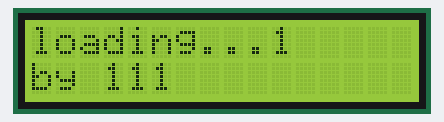
Recording of a program running on a simulated ESP32 board running MicroPython. On the bench: 16×2 character LCD. At 10.1 s the program stops and its outputs stay as they are.

Above: at 1.1 s.
At 2.1 s:
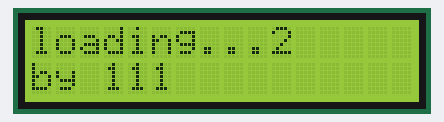
At 3.1 s:
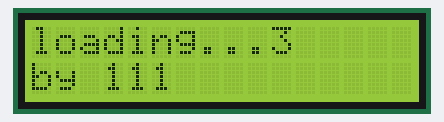
At 5.1 s:
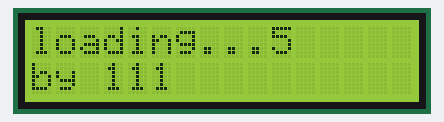
At 7.1 s:
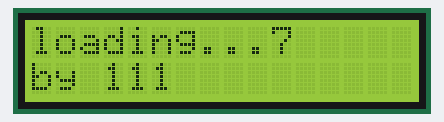
At 9.1 s:
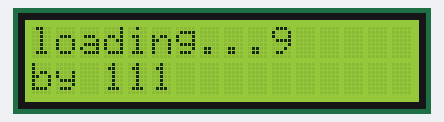

The program:

09.2-i2c__LCD1602.py
```python
#使用lib_lcd1602_2004_with_i2c驱动，能在指定位置输出字符。
import time
from machine import SoftI2C, Pin
from lib_lcd1602_2004_with_i2c import LCD

scl_pin = 2
sda_pin = 15
lcd = LCD(SoftI2C(scl=Pin(scl_pin), sda=Pin(sda_pin), freq=100000))

lcd.clear()             #清屏
time.sleep(1)
#str="loading...1"
lcd.puts("loading....",0) #第一行
lcd.puts("by 111",1)       #第二行
for i in range(1,10):
    lcd.puts(str(i),0,10) #第0行10列
    time.sleep(1)


# SDA GPIO15
# SCL GPIO2
# Vcc 5V （3V显示不清楚）
# GND GND
```

Measured:
- what the display in image 0 shows lasts 1.0 s, from 1.1 s to 2.1 s
